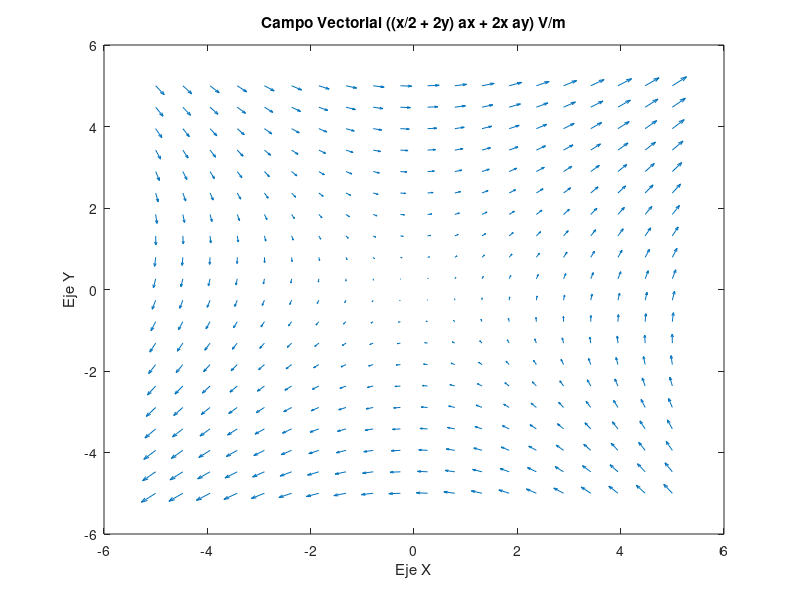

The MATLAB script that drew this image:
% Definir el rango de coordenadas x e y
x = linspace(-5, 5, 20);
y = linspace(-5, 5, 20);

% Crear una malla de coordenadas x e y
[xmesh, ymesh] = meshgrid(x, y);

% Calcular los componentes del campo vectorial
umesh = (xmesh/2 + 2*ymesh);
vmesh = 2*xmesh;

% Crear el gráfico de campo vectorial
quiver(xmesh, ymesh, umesh, vmesh, 0.5);

% Etiquetas de ejes
xlabel('Eje X');
ylabel('Eje Y');

% Título
title('Campo Vectorial ((x/2 + 2y) ax + 2x ay) V/m');